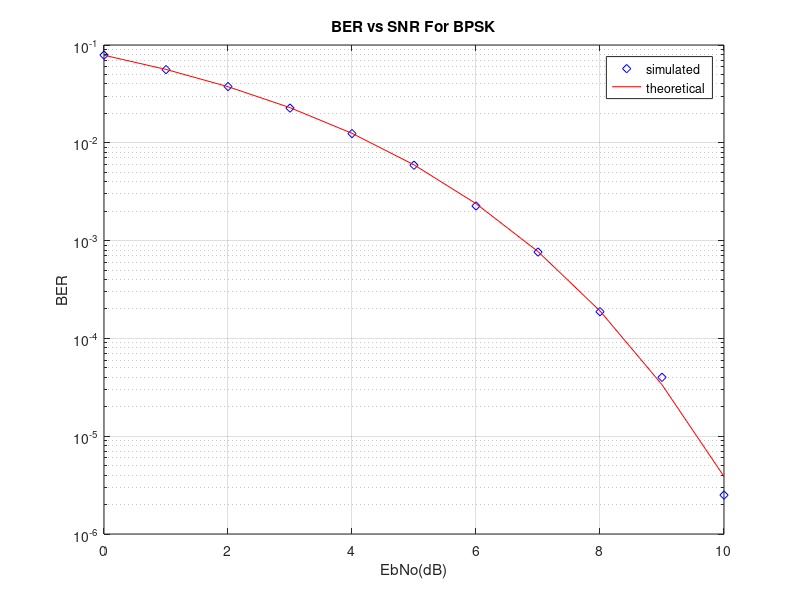
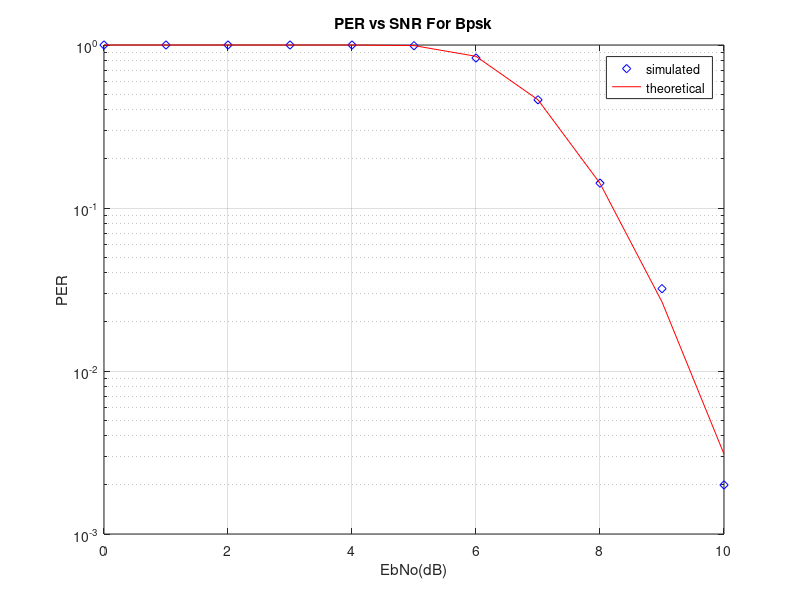

MATLAB code for these plots, in order:
% Complex Baseband BPSK Model
% AWGN Channel with dsss
% T. O'Farrell modified by David Tetenji
% 2015.07.23

% aim: to model BPSK in awgn

%initialisation
clc % clears the screen
clear all % clears all variables
randn('seed',0); % sets a seed for randn generator or rng(0);

% Variable parameters
% EbN0dB=10;
EbN0dB=[0,1,2,3,4,5,6,7,8,9,10]; % initialise the EbN0 loop 
PkLenBytes=100; % initialise the packet length in bytes
PkNum=1000; % initialise the number of packets to be transmitted
pn=[1,1,-1,1];
S=1*length(pn); % initialise the transmit signal power
% Derived Parameters
PkLenBits=8*PkLenBytes;
TxSignalLen=PkLenBits;

% EbN0 loop
for EbN0Index=1:length(EbN0dB)

    % Loop derived parameters
    EbN0=10^(EbN0dB(EbN0Index)/10); % set EbN0 value
    StDev=sqrt(S/EbN0); % set the noise standard deviation

    % Pk Loop
    for PkIndex=1:PkNum
    
        %Transmitter
        TxData=rand(PkLenBits,1)>0.5; % generate the data
        %TxData2= xor(pn,TxData);
        TxSymbol=2*TxData-1; % BPSK modulate the data
        TxSymbol = pn.*TxSymbol;
          TxSymbol= TxSymbol';
          TxSymbol= TxSymbol(:);
      
        %noise
        noise=(StDev)*(randn((TxSignalLen*length(pn)),1)+j*randn((TxSignalLen*length(pn)),1))/sqrt(2); % complex baseband awgn vector
      
        %Channel impairment
        RxSymbol=TxSymbol+noise; % Add awgn to transmitted signal

        %Receiver
        RxSymbol = vec2mat(RxSymbol,length(pn));
        RxData= pn.*RxSymbol; 
        RxData=sum(RxData,2)/4;
        RxData=real(RxData)>0; % zero threshold detect on the I component
        %parity checker
       
        %RxData=(RxData)>=2;
        %  RxData=(sum(RxData,2))>1;
        %Ber measurement
        BitErrors(PkIndex)=sum(xor(TxData,RxData));
       
        PkErrors(PkIndex)=BitErrors(PkIndex)>0;
        
    end
    
    %Error Rates
    ber(EbN0Index)=sum(BitErrors)/(PkNum*PkLenBits);
    per(EbN0Index)=sum(PkErrors)/PkNum;
    tber(EbN0Index)=erfc(sqrt(EbN0))/2; % theoretical BPSK BER performance
    tper(EbN0Index)=1-(1-tber(EbN0Index))^PkLenBits; % theoretical BPSK PER performance
end
figure
semilogy(EbN0dB,ber,'bd',EbN0dB,tber,'r-');
xlabel('EbNo(dB)');      %Label for x-axis
ylabel('BER');      %Label for y-axis
title('BER vs SNR For BPSK');
legend('simulated','theoretical');
grid on     
figure
title('PER vs SNR');
semilogy(EbN0dB,per,'bd',EbN0dB,tper,'r-');
xlabel('EbNo(dB)');%Label for x-axis
ylabel('PER');%Label for y-axis
title('PER vs SNR For Bpsk');
legend('simulated','theoretical');
grid on  
%figure
 %scatter(real(TxSymbol),imag(TxSymbol),'b');
 %ax = gca;
 %ax.XAxisLocation= 'origin'; 
 %ax.YAxisLocation= 'origin';
 %grid on;
 %hold on;
 %scatter (real(RxSymbol),imag(RxSymbol),'r');
 %xlabel('In phase axis I(t)');%Label for x-axis
%ylabel('Quadrature axis Q(t)');%Label for y-axis
%title('constellation diagram for Bpsk with snr of 10db');
